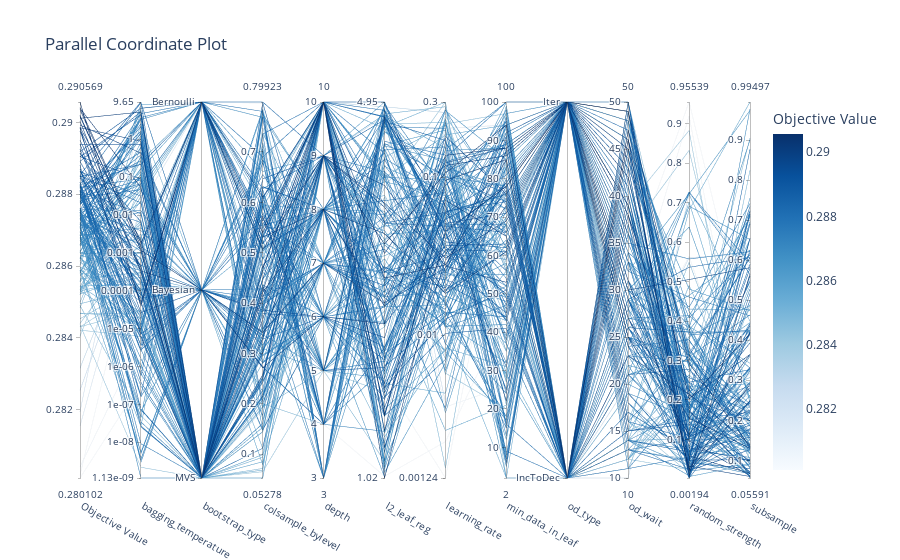

The notebook cell this image was saved under:
### Markdown cell above
This plot tells us that fine tuning the learning rate parameter is the most important, along with random strength, colsample_bylevel, and od_wait, and subsample, so let's ensure we focus on these in phase 2.

Learning rate is very important, explaining 48% of the variation in MAP@3.

Tuning bagging_temperature, bootstrap_type, od_type isn't as important.

Since od_type is not that important, let's fix it to 'IncToDec', as it was in the top 3 trials.

### Code cell
# Plot Multivariate Visualization
plot_parallel_coordinate(study).show()

## Notes:
# - Each line is a trial
# - X-axis has the hyperparameters
# - Y-axis is the hyperparameter value
# - Colour Shade is the Objective Value
# - See which parameter ranges tend to result in better scores

### Figure 1 — Plotly figure (JSON) as saved in the notebook; plotly's stock layout.template omitted (floating-point values rounded to 4 significant figures; data arrays with more than 128 entries replaced by an {"elided": "..."} marker saying what was removed)
{"data": [{"dimensions": [{"label": "Objective Value", "range": [0.2801, 0.2906], "values": {"elided": "200 float values"}}, {"label": "bagging_temperature", "range": [-8.945, 0.9846], "ticktext": ["1.13e-09", "1e-08", "1e-07", "1e-06", "1e-05", "0.0001", "0.001", "0.01", "0.1", "1", "9.65"], "tickvals": [-8.945, -8, -7, -6, -5, -4, -3, -2, -1, 0, 0.9846], "values": {"elided": "200 float values"}}, {"label": "bootstrap_type", "range": [0, 2], "ticktext": ["MVS", "Bayesian", "Bernoulli"], "tickvals": [0, 1, 2], "values": {"elided": "200 int values"}}, {"label": "colsample_bylevel", "range": [0.05278, 0.7992], "values": {"elided": "200 float values"}}, {"label": "depth", "range": [3, 10], "values": {"elided": "200 int values"}}, {"label": "l2_leaf_reg", "range": [0.007536, 0.6946], "ticktext": ["1.02", "4.95"], "tickvals": [0.007536, 0.6946], "values": {"elided": "200 float values"}}, {"label": "learning_rate", "range": [-2.905, -0.523], "ticktext": ["0.00124", "0.01", "0.1", "0.3"], "tickvals": [-2.905, -2, -1, -0.523], "values": {"elided": "200 float values"}}, {"label": "min_data_in_leaf", "range": [2, 100], "values": {"elided": "200 int values"}}, {"label": "od_type", "range": [0, 1], "ticktext": ["IncToDec", "Iter"], "tickvals": [0, 1], "values": {"elided": "200 int values"}}, {"label": "od_wait", "range": [10, 50], "values": {"elided": "200 int values"}}, {"label": "random_strength", "range": [0.001935, 0.9554], "values": {"elided": "200 float values"}}, {"label": "subsample", "range": [0.05591, 0.995], "values": {"elided": "200 float values"}}], "labelangle": 30, "labelside": "bottom", "line": {"color": {"elided": "200 float values"}, "colorbar": {"title": {"text": "Objective Value"}}, "colorscale": [[0, "rgb(247,251,255)"], [0.125, "rgb(222,235,247)"], [0.25, "rgb(198,219,239)"], [0.375, "rgb(158,202,225)"], [0.5, "rgb(107,174,214)"], [0.625, "rgb(66,146,198)"], [0.75, "rgb(33,113,181)"], [0.875, "rgb(8,81,156)"], [1, "rgb(8,48,107)"]], "reversescale": false, "showscale": true}, "type": "parcoords"}], "layout": {"title": {"text": "Parallel Coordinate Plot"}}}
